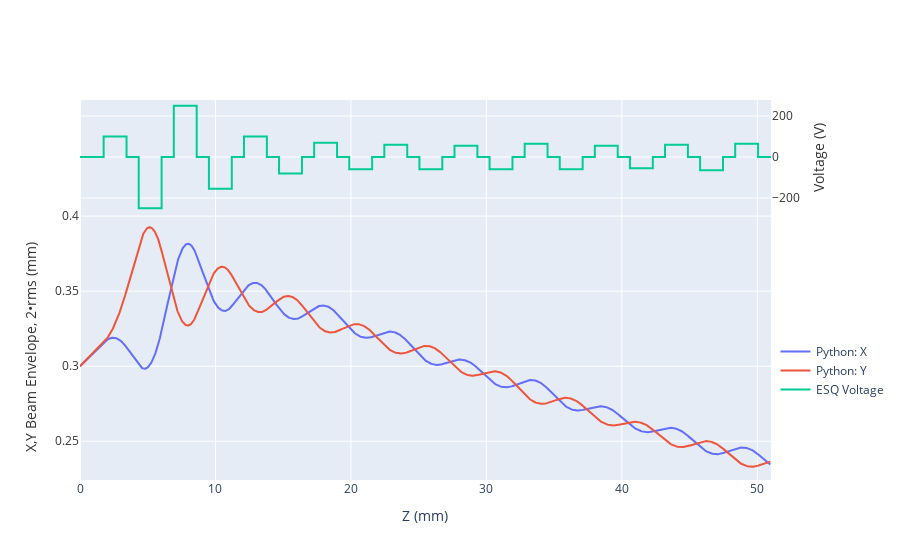

The notebook cell this image was saved under:
### Code cell
saveZ=[]
saveVoltage=[]
voltage=[] #voltage for each step

stepNumber = 2000 #number of iterations

correct_distance=True #used when applying to warp. It is a better approximation if the ESQs models as slightly longer to account for fridnge fields
if correct_distance:
    correctionDistance=0.1e-3
else: 
    correctionDistance=0

driftDistance = 1e-3-correctionDistance
esqDistance =1.59e-3+correctionDistance
beginDistance = esqDistance/2 #additional distance between the beginning and the start of the first gap


voltageList = np.zeros(len(esqVoltage)*2+1) #voltages, for ESQs or 0 for gap
esqPositions=np.zeros(len(esqVoltage)*2+1) #location of conductors
for i in range(len(esqVoltage)*2+1):
        if i==0:
            esqPositions[i]=driftDistance+beginDistance
            voltageList[i]=0
        elif i%2 == 0:
            esqPositions[i]=esqPositions[i-1]+driftDistance
            voltageList[i]=0
        else:
            esqPositions[i]=esqPositions[i-1]+esqDistance
            voltageList[i]=esqVoltage[int((i-1)/2)]
stoppoint=esqPositions[-1]
    
    
def vectorfield(s,z,p):
    a, aPrime, b, bPrime = s #state variables
    voltage, beamEnergy, epsilon, linearChargeDensity, pi, epsilon_0 = p #parameters
    
    indexStep=sum(z>esqPositions)
    if indexStep==len(esqPositions):
        voltage=0
    else:
        voltage=voltageList[indexStep]
    global saveVoltage
    global saveZ
    saveZ+=[z]
    saveVoltage+=[voltage]
    f=[aPrime,(voltage/(beamEnergy*(electrodeAperture**2)))*a+epsilon**2/a**3+2*(linearChargeDensity/(4*pi*epsilon_0*beamEnergy))/(a+b),bPrime,(-voltage/(beamEnergy*(electrodeAperture**2)))*b+epsilon**2/b**3+2*(linearChargeDensity/(4*pi*epsilon_0*beamEnergy))/(a+b)]
    return f
abserr = 1.0e-12 #absolute error tolerance 
relerr = 1.0e-12 #relative error tolerance


z = [stoppoint * float(i) / (stepNumber - 1) for i in range(stepNumber)] #z position for each step
p = [voltage, beamEnergy, epsilon, linearChargeDensity, pi, epsilon_0 ]
s0 = [a, aPrime, b, bPrime]
wsol = odeint(vectorfield, s0, z, args=(p,), atol=abserr, rtol=relerr) # Call the ODE solver.
df=pd.DataFrame(np.concatenate((np.array(z).reshape((len(z),1)),wsol), 1),columns=["z","a","aPrime","b","bPrime"])
df['a']=df['a']*1000 #converting from m to mm
df['b']=df['b']*1000
df['z']=df['z']*1000


df3=pd.DataFrame()
df3['saveZ']=saveZ
df3['saveVoltage']=saveVoltage
df4=df3.sort_values(['saveZ'])
df4['saveZ']=df4['saveZ']*1000 #converting from m to mm



# Plotting Results


import plotly.graph_objects as go
from plotly.subplots import make_subplots


# Can change between true and false to plot desired results
# warp and java are imported below if neeeded
python_plot=True
warp_plot=False
java_plot=False
voltage_plot=True








# Create figure with secondary y-axis
fig = make_subplots(specs=[[{"secondary_y": True}]])
# Add traces
if python_plot:
    fig.add_trace(
        go.Scatter(x=df['z'],y=df['b'], name="Python: X"),
        secondary_y=False,
    )

    fig.add_trace(
        go.Scatter(x=df['z'],y=df['a'], name="Python: Y"),
        secondary_y=False,
    )


if warp_plot:
    fig.add_trace(
        go.Scatter(x=warp_data['z'],y=warp_data['x2rms'], name="Warp: X"),
        secondary_y=False,
    )
    fig.add_trace(
        go.Scatter(x=warp_data['z'],y=warp_data['y2rms'], name="Warp: Y"),
        secondary_y=False,
    )
if java_plot:
    fig.add_trace(
        go.Scatter(x=df_java['Z'],y=df_java['a(m)'], name="Java: X"),
        secondary_y=False,
    )
    fig.add_trace(
        go.Scatter(x=df_java['Z'],y=df_java['b(m)'], name="Java: Y"),
        secondary_y=False,
    )

if voltage_plot:


    fig.add_trace(
        go.Scatter(x=df4['saveZ'],y=df4['saveVoltage'], name="ESQ Voltage"),
        secondary_y=True,
    )

fig.update_layout(
    xaxis=dict(
        title="Z (mm)",
   ),
    legend=dict(
    yanchor="bottom",
    y=0.2,
    xanchor="right",
    x=1.1
),
    yaxis=dict(
        domain=[0,0.7],
        title="X,Y Beam Envelope, 2•rms (mm)",
        titlefont=dict(
            color="#333333"
        ),
        tickfont=dict(
            color="#333333"
        )
    ),
    yaxis2=dict(
        domain=[0.7,1],
        zeroline=False,
        title="Voltage (V)",
        titlefont=dict(
            color="#333333"
        ),
        tickfont=dict(
            color="#333333"
        ),
        
        anchor="x",
        overlaying="y2",
        side="right",
        position=0.95
    ),
    



    )

### Figure 1 — Plotly figure (JSON) as saved in the notebook; plotly's stock layout.template omitted (floating-point values rounded to 4 significant figures; data arrays with more than 128 entries replaced by an {"elided": "..."} marker saying what was removed)
{"data": [{"name": "Python: X", "type": "scatter", "x": {"elided": "2000 float values"}, "xaxis": "x", "y": {"elided": "2000 float values"}, "yaxis": "y"}, {"name": "Python: Y", "type": "scatter", "x": {"elided": "2000 float values"}, "xaxis": "x", "y": {"elided": "2000 float values"}, "yaxis": "y"}, {"name": "ESQ Voltage", "type": "scatter", "x": {"elided": "6746 float values"}, "xaxis": "x", "y": {"elided": "6746 int values"}, "yaxis": "y2"}], "layout": {"legend": {"x": 1.1, "xanchor": "right", "y": 0.2, "yanchor": "bottom"}, "xaxis": {"anchor": "y", "domain": [0, 0.94], "title": {"text": "Z (mm)"}}, "yaxis": {"anchor": "x", "domain": [0, 0.7], "tickfont": {"color": "#333333"}, "title": {"font": {"color": "#333333"}, "text": "X,Y Beam Envelope, 2•rms (mm)"}}, "yaxis2": {"anchor": "x", "domain": [0.7, 1], "overlaying": "y2", "position": 0.95, "side": "right", "tickfont": {"color": "#333333"}, "title": {"font": {"color": "#333333"}, "text": "Voltage (V)"}, "zeroline": false}}}
